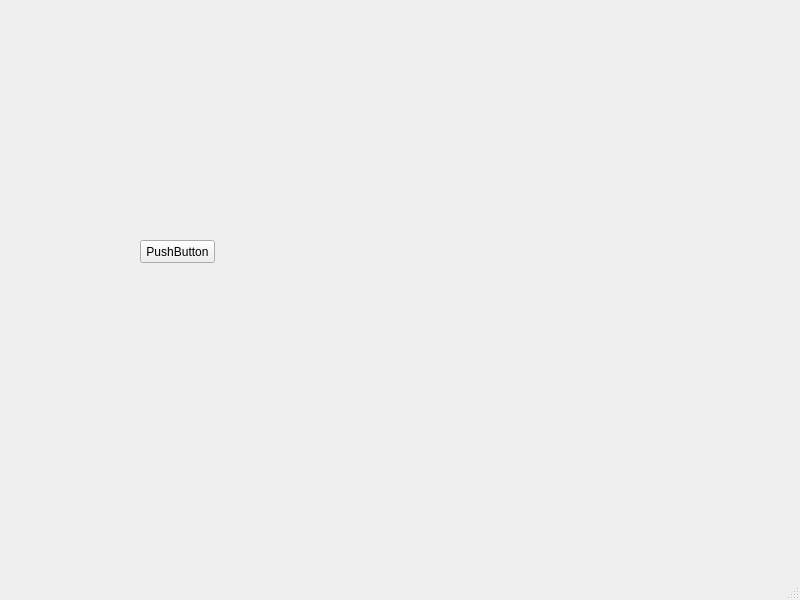
<?xml version="1.0" encoding="UTF-8"?>
<ui version="4.0">
 <class>MainWindow</class>
 <widget class="QMainWindow" name="MainWindow">
  <property name="geometry">
   <rect>
    <x>0</x>
    <y>0</y>
    <width>800</width>
    <height>600</height>
   </rect>
  </property>
  <property name="windowTitle">
   <string>MainWindow</string>
  </property>
  <widget class="QWidget" name="centralwidget">
   <widget class="QLabel" name="lable1">
    <property name="geometry">
     <rect>
      <x>80</x>
      <y>60</y>
      <width>231</width>
      <height>81</height>
     </rect>
    </property>
    <property name="text">
     <string/>
    </property>
   </widget>
   <widget class="QPushButton" name="btn">
    <property name="geometry">
     <rect>
      <x>140</x>
      <y>240</y>
      <width>75</width>
      <height>23</height>
     </rect>
    </property>
    <property name="text">
     <string>PushButton</string>
    </property>
   </widget>
  </widget>
  <widget class="QMenuBar" name="menubar">
   <property name="geometry">
    <rect>
     <x>0</x>
     <y>0</y>
     <width>800</width>
     <height>21</height>
    </rect>
   </property>
  </widget>
  <widget class="QStatusBar" name="statusbar"/>
 </widget>
 <resources/>
 <connections/>
</ui>
